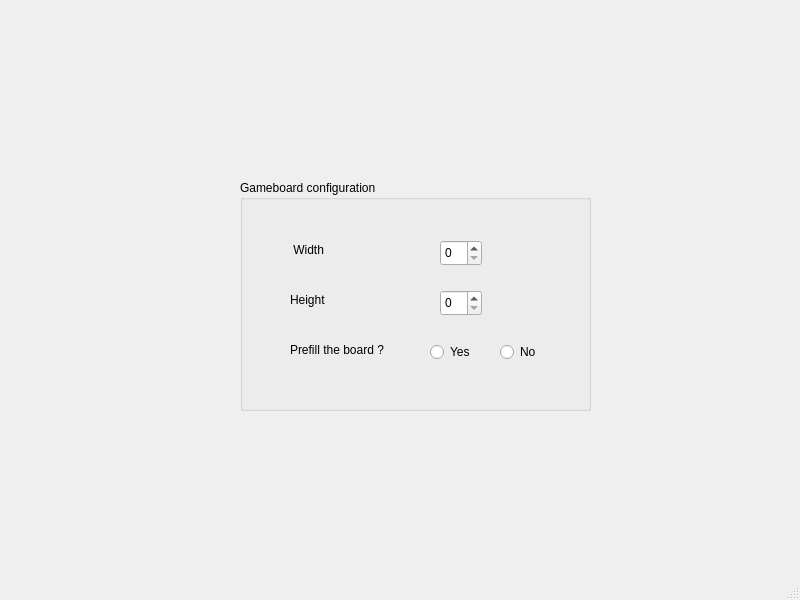
<?xml version="1.0" encoding="UTF-8"?>
<ui version="4.0">
 <class>MainWindow</class>
 <widget class="QMainWindow" name="MainWindow">
  <property name="geometry">
   <rect>
    <x>0</x>
    <y>0</y>
    <width>800</width>
    <height>600</height>
   </rect>
  </property>
  <property name="windowTitle">
   <string>MainWindow</string>
  </property>
  <widget class="QWidget" name="centralwidget">
   <widget class="QGroupBox" name="groupBox">
    <property name="geometry">
     <rect>
      <x>240</x>
      <y>180</y>
      <width>351</width>
      <height>231</height>
     </rect>
    </property>
    <property name="title">
     <string>Gameboard configuration</string>
    </property>
    <widget class="QLabel" name="label">
     <property name="geometry">
      <rect>
       <x>50</x>
       <y>60</y>
       <width>91</width>
       <height>20</height>
      </rect>
     </property>
     <property name="text">
      <string> Width</string>
     </property>
    </widget>
    <widget class="QSpinBox" name="widthSpinBox">
     <property name="geometry">
      <rect>
       <x>200</x>
       <y>60</y>
       <width>42</width>
       <height>26</height>
      </rect>
     </property>
    </widget>
    <widget class="QLabel" name="label_2">
     <property name="geometry">
      <rect>
       <x>50</x>
       <y>110</y>
       <width>63</width>
       <height>20</height>
      </rect>
     </property>
     <property name="text">
      <string>Height</string>
     </property>
    </widget>
    <widget class="QSpinBox" name="spinBox">
     <property name="geometry">
      <rect>
       <x>200</x>
       <y>110</y>
       <width>42</width>
       <height>26</height>
      </rect>
     </property>
    </widget>
    <widget class="QLabel" name="label_3">
     <property name="geometry">
      <rect>
       <x>50</x>
       <y>160</y>
       <width>251</width>
       <height>20</height>
      </rect>
     </property>
     <property name="text">
      <string>Prefill the board ? </string>
     </property>
    </widget>
    <widget class="QRadioButton" name="radioButton">
     <property name="geometry">
      <rect>
       <x>190</x>
       <y>160</y>
       <width>51</width>
       <height>24</height>
      </rect>
     </property>
     <property name="text">
      <string>Yes</string>
     </property>
    </widget>
    <widget class="QRadioButton" name="radioButton_2">
     <property name="geometry">
      <rect>
       <x>260</x>
       <y>160</y>
       <width>51</width>
       <height>24</height>
      </rect>
     </property>
     <property name="text">
      <string>No</string>
     </property>
    </widget>
   </widget>
  </widget>
  <widget class="QMenuBar" name="menubar">
   <property name="geometry">
    <rect>
     <x>0</x>
     <y>0</y>
     <width>800</width>
     <height>26</height>
    </rect>
   </property>
  </widget>
  <widget class="QStatusBar" name="statusbar"/>
 </widget>
 <resources/>
 <connections/>
</ui>
